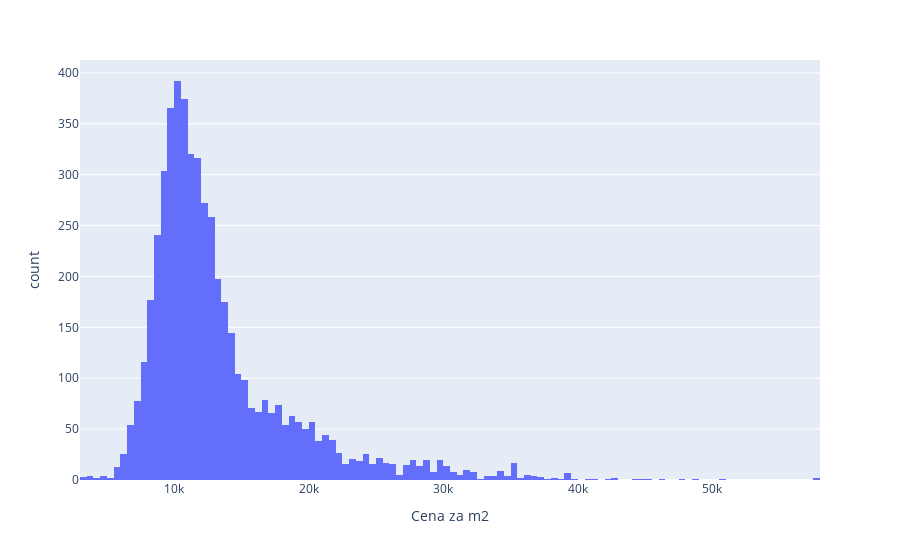

This figure's notebook cell:
### Code cell
#wykres pokazujący histogram ile mieszkań znajduje się w konkretnym przedziale cenowym za m2
px.histogram(df, x="Cena za m2").show()

### Figure 1 — Plotly figure (JSON) as saved in the notebook; plotly's stock layout.template omitted (floating-point values rounded to 4 significant figures; data arrays with more than 128 entries replaced by an {"elided": "..."} marker saying what was removed)
{"data": [{"alignmentgroup": "True", "bingroup": "x", "hovertemplate": "Cena za m2=%{x}<br>count=%{y}<extra></extra>", "legendgroup": "", "marker": {"color": "#636efa", "pattern": {"shape": ""}}, "name": "", "offsetgroup": "", "orientation": "v", "showlegend": false, "type": "histogram", "x": {"elided": "5204 int values"}, "xaxis": "x", "yaxis": "y"}], "layout": {"barmode": "relative", "legend": {"tracegroupgap": 0}, "margin": {"t": 60}, "xaxis": {"anchor": "y", "domain": [0, 1], "title": {"text": "Cena za m2"}}, "yaxis": {"anchor": "x", "domain": [0, 1], "title": {"text": "count"}}}}
